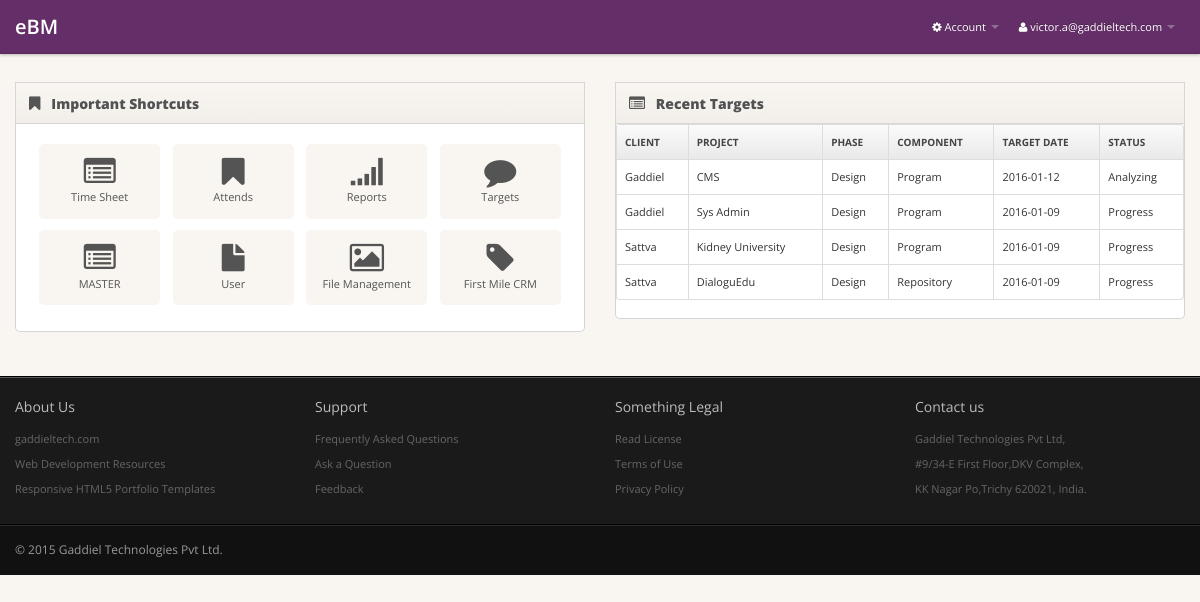
Page /dashboard/dashboard.php (signed in) on the committed database.
### tables this page shows
CREATE TABLE `ebm_client` (
  `CREATED_BY` varchar(60) NOT NULL DEFAULT '-1',
  `CREATED_DATE` date NOT NULL DEFAULT '0000-00-00',
  `UPDATED_BY` varchar(60) NOT NULL DEFAULT '-1',
  `UPDATED_DATE` timestamp NOT NULL DEFAULT CURRENT_TIMESTAMP ON UPDATE CURRENT_TIMESTAMP,
  `ID` int(10) NOT NULL AUTO_INCREMENT,
  `CLIENT_NAME` varchar(60) NOT NULL,
  `DESCRIPTION` varchar(260) DEFAULT NULL,
  UNIQUE KEY `CLIENT_NAME` (`CLIENT_NAME`),
  KEY `ID` (`ID`)
);

CREATE TABLE `ebm_project` (
  `CREATED_BY` varchar(60) NOT NULL DEFAULT '-1',
  `CREATED_DATE` date NOT NULL DEFAULT '0000-00-00',
  `UPDATED_BY` varchar(60) NOT NULL DEFAULT '-1',
  `UPDATED_DATE` timestamp NOT NULL DEFAULT CURRENT_TIMESTAMP ON UPDATE CURRENT_TIMESTAMP,
  `ID` int(10) NOT NULL AUTO_INCREMENT,
  `CLIENT_ID` int(10) NOT NULL,
  `PROJECT_NAME` varchar(60) NOT NULL,
  `DESCRIPTION` varchar(260) DEFAULT NULL,
  `STATUS_ID` int(10) NOT NULL,
  `DEADLINE` date NOT NULL,
  PRIMARY KEY (`ID`),
  KEY `CLIENT_ID` (`CLIENT_ID`),
  KEY `STATUS_ID` (`STATUS_ID`)
);

CREATE TABLE `ebm_work_type` (
  `CREATED_BY` varchar(60) NOT NULL DEFAULT '-1',
  `CREATED_DATE` date NOT NULL DEFAULT '0000-00-00',
  `UPDATED_BY` varchar(60) NOT NULL DEFAULT '-1',
  `UPDATED_DATE` timestamp NOT NULL DEFAULT CURRENT_TIMESTAMP ON UPDATE CURRENT_TIMESTAMP,
  `ID` int(10) NOT NULL AUTO_INCREMENT,
  `WORK_TYPE` varchar(60) NOT NULL,
  `DESCRIPTION` varchar(260) DEFAULT NULL,
  KEY `ID` (`ID`)
);

CREATE TABLE `ebm_wt_component` (
  `CREATED_BY` varchar(60) DEFAULT '-1',
  `CREATED_DATE` date NOT NULL DEFAULT '0000-00-00',
  `UPDATED_BY` varchar(60) DEFAULT '-1',
  `UPDATED_DATE` timestamp NOT NULL DEFAULT CURRENT_TIMESTAMP ON UPDATE CURRENT_TIMESTAMP,
  `COMP_ID` int(10) NOT NULL AUTO_INCREMENT,
  `COMP_NAME` varchar(60) NOT NULL,
  `COMPLETION_DATE` date NOT NULL DEFAULT '0000-00-00',
  `CLIENT_ID` int(10) DEFAULT NULL,
  `PROJECT_ID` int(10) DEFAULT NULL,
  `STATUS_ID` varchar(60) NOT NULL,
  PRIMARY KEY (`COMP_ID`),
  KEY `CLIENT_ID` (`CLIENT_ID`),
  KEY `PROJECT_ID` (`PROJECT_ID`),
  KEY `STATUS_ID` (`STATUS_ID`)
);

CREATE TABLE `ebm_week_target` (
  `CREATED_BY` varchar(60) DEFAULT '-1',
  `CREATED_DATE` date NOT NULL DEFAULT '0000-00-00',
  `UPDATED_BY` varchar(60) DEFAULT '-1',
  `UPDATED_DATE` timestamp NOT NULL DEFAULT CURRENT_TIMESTAMP ON UPDATE CURRENT_TIMESTAMP,
  `WT_ID` int(10) NOT NULL AUTO_INCREMENT,
  `CLIENT_ID` int(10) DEFAULT NULL,
  `CLIENT_NAME` varchar(60) DEFAULT NULL,
  `PROJECT_ID` int(10) DEFAULT NULL,
  `PROJECT_NAME` varchar(60) DEFAULT NULL,
  `WORKTYPE_ID` int(10) DEFAULT NULL,
  `PHASE_NAME` varchar(60) DEFAULT NULL,
  `COMPONENT_ID` int(10) DEFAULT NULL,
  `COMPONENT_NAME` varchar(60) DEFAULT NULL,
  `USER_ID` int(10) DEFAULT NULL,
  `ASSIGN_TO` varchar(60) NOT NULL,
  `USER_NAME` varchar(60) NOT NULL,
  `TARGET_DATE` date NOT NULL,
  `WORK_DESCRIPTION` varchar(60) DEFAULT NULL,
  `WT_STATUS` varchar(1) NOT NULL DEFAULT '1',
  `COMPLETION_DATE` date NOT NULL,
  `REMARKS` varchar(60) DEFAULT NULL,
  PRIMARY KEY (`WT_ID`),
  KEY `CLIENT_ID` (`CLIENT_ID`),
  KEY `PROJECT_ID` (`PROJECT_ID`),
  KEY `WORKTYPE_ID` (`WORKTYPE_ID`),
  KEY `COMPONENT_ID` (`COMPONENT_ID`),
  KEY `USER_ID` (`USER_ID`),
  KEY `WT_STATUS` (`WT_STATUS`)
);

CREATE TABLE `ebm_status` (
  `CREATED_BY` varchar(60) NOT NULL DEFAULT '-1',
  `CREATED_DATE` date NOT NULL DEFAULT '0000-00-00',
  `UPDATED_BY` varchar(60) NOT NULL DEFAULT '-1',
  `UPDATED_DATE` timestamp NOT NULL DEFAULT CURRENT_TIMESTAMP ON UPDATE CURRENT_TIMESTAMP,
  `ID` int(10) NOT NULL AUTO_INCREMENT,
  `STATUS` varchar(60) NOT NULL,
  KEY `ID` (`ID`)
);

### dashboard/dashboard.php (the view, shortened to what this page needs)
<?php include('../include/header.php'); ?>
<div class="main">
  <div class="main-inner">
    <div class="container">
      <div class="row">
        <div class="span6">
          <div class="widget">
            <div class="widget-header"> <i class="icon-bookmark"></i>
              <h3>Important Shortcuts</h3>
			</div>
            <div class="widget-content">
              <div class="shortcuts">
				<a href="../timeSheet/timesheet.php" class="shortcut">
					<i class="shortcut-icon icon-list-alt"></i>
						<span class="shortcut-label">Time Sheet</span> </a>
				<a href="javascript:;" class="shortcut">
					<i class="shortcut-icon icon-bookmark"></i>
						<span class="shortcut-label">Attends</span> </a>
				<a href="javascript:;" class="shortcut">
					<i class="shortcut-icon icon-signal"></i>
						<span class="shortcut-label">Reports</span> </a>
				<a href="../target/target.php" class="shortcut">
					<i class="shortcut-icon icon-comment"></i>
						<span class="shortcut-label">Targets</span> </a>
				<?php if($srole == "ADMIN") { ?>
				<a  href="master.php" class="shortcut " >
							<i class="shortcut-icon icon-list-alt" ></i>
								<span id ="divShowId" class="shortcut-label">MASTER</span> </a>
				<a href="../user/userpermissions.php" class="shortcut">
					<i class="shortcut-icon icon-file"></i>
						<span class="shortcut-label">User</span> </a>
<?php } ?>
				<a href="javascript:;" class="shortcut">
					<i class="shortcut-icon icon-picture"></i>
						<span class="shortcut-label">File Management</span> </a>
				<a href="javascript:;" class="shortcut">
					<i class="shortcut-icon icon-tag"></i>
						<span class="shortcut-label">First Mile CRM</span> </a>
			  </div>
            </div>
          </div>
		 </div>
         <div class="span6">
          <div class="widget widget-nopad">
            <div class="widget-header"> <i class="icon-list-alt"></i>
              <h3> Recent Targets</h3>
            </div>
            <div class="widget-content">
               <table class="table table-bordered mytable1">
                <thead>
                  <tr>
                    <th>CLIENT</th>
                    <th>PROJECT</th>
                    <th>PHASE</th>
                    <th>COMPONENT</th>
                    <th>TARGET DATE</th>
                    <th>STATUS</th>
                  </tr>
                </thead>
                <tbody>
					<?php
				$pdo = Database::connect();
				$pdo->setAttribute(PDO::ATTR_ERRMODE, PDO::ERRMODE_EXCEPTION);
				$result = $pdo->prepare("SELECT wt.WT_ID WT_ID,cli.CLIENT_NAME CLIENT_NAME,prj.PROJECT_NAME PROJECT_NAME,wkt.WORK_TYPE WORK_TYPE,com.COMP_NAME COMP_NAME,reg.EMAIL EMAIL,reg.FIRSTNAME FIRSTNAME,wt.TARGET_DATE TARGET_DATE,sta.STATUS STATUS,wt.COMPLETION_DATE COMPLETION_DATE,wt.WORK_DESCRIPTION WORK_DESCRIPTION,wt.REMARKS REMARKS FROM ebm_client cli,ebm_project prj,ebm_work_type wkt,ebm_reg reg,ebm_week_target wt,ebm_wt_component com,ebm_status sta WHERE wt.USER_ID='$sid' AND sta.ID=wt.WT_STATUS AND prj.ID=wt.PROJECT_ID AND reg.ID=wt.USER_ID AND com.COMP_ID=wt.COMPONENT_ID AND wkt.ID=wt.WORKTYPE_ID AND cli.ID=prj.CLIENT_ID ORDER BY WT_ID DESC");
				$result->execute();
				while($row = $result->fetch()){
				?>
					<tr >
					<td><?php  echo $row['CLIENT_NAME'];?> </td>
					<td><?php  echo $row['PROJECT_NAME'];?> </td>
					<td><?php  echo $row['WORK_TYPE'];?> </td>
					<td><?php  echo $row['COMP_NAME'];?> </td>
					<td><?php  echo $row['TARGET_DATE'];?> </td>
					<td><?php  echo $row['STATUS'];?></td>
					<?php } ?>
					</tr>
        		</tbody>
              </table>
            </div>
          </div>
        </div>
      </div>
    </div>
  </div>
</div>
 <?php include('../include/footer.php'); ?>

### resources/css/style.css (style rules this page uses)
body { background: #f9f6f1; font: 11px/1.7em 'Open Sans'; }
.table td { vertical-align: middle; }
.table-bordered th { background: #E9E9E9; background:-moz-linear-gradient(top, #FAFAFA 0%, #E9E9E9 100%); background:-webkit-gradient(linear, left top, left bottom, color-stop(0%,#FAFAFA), color-stop(100%,#E9E9E9)); background:-webkit-linear-gradient(top, #FAFAFA 0%,#E9E9E9 100%); background:-o-linear-gradient(top, #FAFAFA 0%,#E9E9E9 100%); background:-ms-linear-gradient(top, #FAFAFA 0%,#E9E9E9 100%); background:linear-gradient(top, #FAFAFA 0%,#E9E9E9 100%); filter: progid:DXImageTransform.Microsoft.gradient(startColorstr='#FAFAFA', endColorstr='#E9E9E9'); -ms-filter: "progid:DXImageTransform.Microsoft.gradient(startColorstr='#FAFAFA', endColorstr='#E9E9E9')"; font-size: 10px; color: #444; text-transform: uppercase; }
.main { padding-bottom: 2em; border-bottom: 1px solid #000; }
.widget { position: relative; clear: both; width: auto; margin-bottom: 2em; overflow: hidden; }
.widget-header { position: relative; height: 40px; line-height: 40px; background: #f9f6f1; background:-moz-linear-gradient(top, #f9f6f1 0%, #f2efea 100%); background:-webkit-gradient(linear, left top, left bottom, color-stop(0%,#f9f6f1), color-stop(100%,#f2efea)); background:-webkit-linear-gradient(top, #f9f6f1 0%,#f2efea 100%); background:-o-linear-gradient(top, #f9f6f1 0%,#f2efea 100%); background:-ms-linear-gradient(top, #f9f6f1 0%,#f2efea 100%); background:linear-gradient(top, #f9f6f1 0%,#f2efea 100%); filter: progid:DXImageTransform.Microsoft.gradient(startColorstr='#f9f6f1', endColorstr='#f2efea'); -ms-filter: "progid:DXImageTransform.Microsoft.gradient(startColorstr='#f9f6f1', endColorstr='#f2efea')"; border: 1px solid #d6d6d6; -webkit-background-clip: padding-box; }
.widget-header h3 { position: relative; top: 2px; left: 10px; display: inline-block; margin-right: 3em; font-size: 14px; font-weight: 800; color: #525252; line-height: 18px; text-shadow: 1px 1px 2px rgba(255,255,255,.5); }
.widget-header [class^="icon-"], .widget-header [class*=" icon-"] { display: inline-block; margin-left: 13px; margin-right: -2px; font-size: 16px; color: #555; vertical-align: middle; }
.widget-content { padding: 20px 15px 15px; background: #FFF; border: 1px solid #D5D5D5; -moz-border-radius: 5px; -webkit-border-radius: 5px; border-radius: 5px; }
.widget-header+.widget-content { border-top: none; -webkit-border-top-left-radius: 0; -webkit-border-top-right-radius: 0; -moz-border-radius-topleft: 0; -moz-border-radius-topright: 0; border-top-left-radius: 0; border-top-right-radius: 0; }
.widget-nopad .widget-content { padding: 0; }
.widget-content:before, .widget-content:after { content:""; display:table; }
.widget-content:after { clear:both; }
.widget-content { zoom:1; }

### resources/css/pages/dashboard.css (style rules this page uses)
.shortcuts { text-align: center; }
.shortcuts .shortcut { width: 22.50%; display: inline-block; padding: 12px 0; margin: 0 .9% 1em; vertical-align: top; text-decoration: none; background: #f9f6f1; border-radius: 5px; }
.shortcuts .shortcut .shortcut-icon { margin-top: .25em; margin-bottom: .25em; font-size: 32px; color: #545454; }
.shortcuts .shortcut-label { display: block; font-weight: 400; color: #545454; }

### rows in the picture
ebm_client: CLIENT_NAME "Gaddiel", ebm_project.PROJECT_NAME "CMS", ebm_work_type.WORK_TYPE "Design", ebm_wt_component.COMP_NAME "Program", ebm_week_target.TARGET_DATE "2016-01-12", ebm_status.STATUS "Analyzing", ebm_project.PROJECT_NAME "Sys Admin", ebm_week_target.TARGET_DATE "2016-01-09", ebm_status.STATUS "Progress"
ebm_client: CLIENT_NAME "Sattva", ebm_project.PROJECT_NAME "Kidney University", ebm_work_type.WORK_TYPE "Design", ebm_wt_component.COMP_NAME "Program", ebm_week_target.TARGET_DATE "2016-01-09", ebm_status.STATUS "Progress", ebm_project.PROJECT_NAME "DialoguEdu", ebm_wt_component.COMP_NAME "Repository"

### other values in the picture
$_SESSION['user'] "victor.a@gaddieltech.com"
